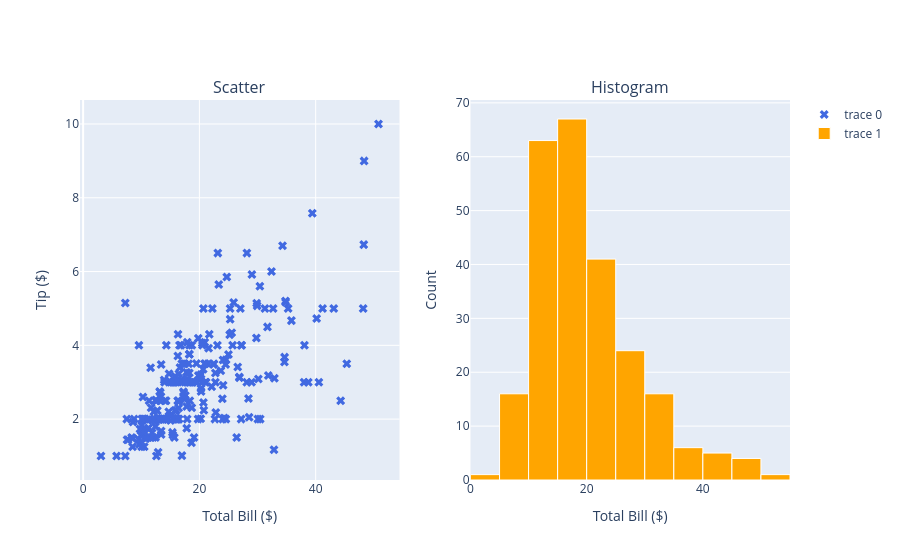

Here is the notebook cell this chart was saved with:
### Code cell
fig = make_subplots(
    rows=1, cols=2,
    subplot_titles=['Scatter', 'Histogram'],
    shared_xaxes=True
)

fig.add_trace(
    go.Scatter(
        x=tips['total_bill'],
        y=tips['tip'],
        mode='markers',
        marker=dict(size=8, color='royalblue', symbol='x'),
         showlegend=False 
    ),
    row=1, col=1
)

fig.add_trace(
    go.Histogram(
        x=tips['total_bill'],
        nbinsx=20,
        marker=dict(color='orange', 
                    line=dict(color='white', width=1)),
        showlegend=False 
    ),
    row=1, col=2
)

fig.update_xaxes(title_text='Total Bill ($)')
fig.update_yaxes(title_text='Tip ($)', row=1, col=1)
fig.update_yaxes(title_text='Count', row=1, col=2)

fig.show()

### Figure 1 — Plotly figure (JSON) as saved in the notebook; plotly's stock layout.template omitted (floating-point values rounded to 4 significant figures; data arrays with more than 128 entries replaced by an {"elided": "..."} marker saying what was removed)
{"data": [{"marker": {"color": "royalblue", "size": 8, "symbol": "x"}, "mode": "markers", "type": "scatter", "x": {"elided": "244 float values"}, "xaxis": "x", "y": {"elided": "244 float values"}, "yaxis": "y"}, {"marker": {"color": "orange", "line": {"color": "white", "width": 1}}, "nbinsx": 20, "type": "histogram", "x": {"elided": "244 float values"}, "xaxis": "x2", "yaxis": "y2"}], "layout": {"annotations": [{"font": {"size": 16}, "showarrow": false, "text": "Scatter", "x": 0.225, "xanchor": "center", "xref": "paper", "y": 1, "yanchor": "bottom", "yref": "paper"}, {"font": {"size": 16}, "showarrow": false, "text": "Histogram", "x": 0.775, "xanchor": "center", "xref": "paper", "y": 1, "yanchor": "bottom", "yref": "paper"}], "xaxis": {"anchor": "y", "domain": [0, 0.45], "title": {"text": "Total Bill ($)"}}, "xaxis2": {"anchor": "y2", "domain": [0.55, 1], "title": {"text": "Total Bill ($)"}}, "yaxis": {"anchor": "x", "domain": [0, 1], "title": {"text": "Tip ($)"}}, "yaxis2": {"anchor": "x2", "domain": [0, 1], "title": {"text": "Count"}}}}
